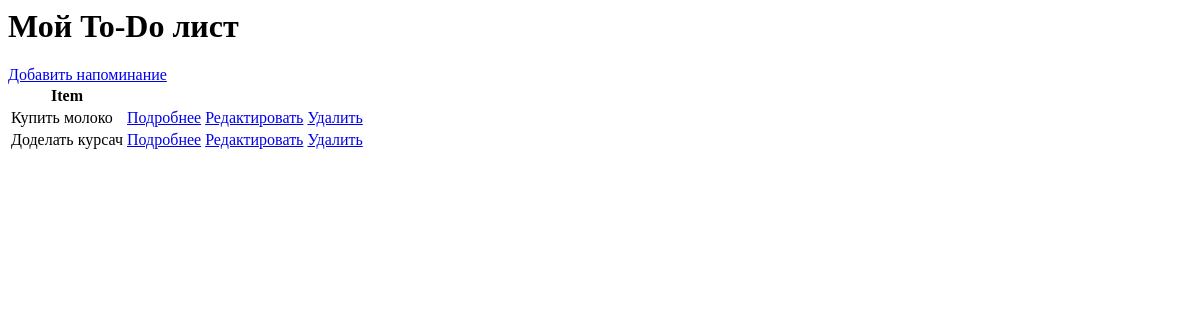
The app's page /, older data.
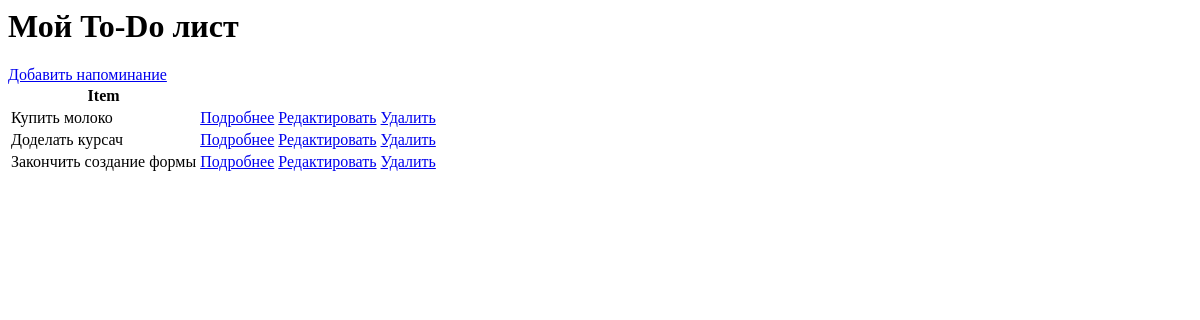
The same page, newer data.
### base/models.py (models this page shows, shortened)
class Task(models.Model):
    user = models.ForeignKey(User, on_delete=models.CASCADE, null=True, blank=True)
    title = models.CharField(max_length=200)
    description = models.TextField(null=True, blank=True)
    complete = models.BooleanField(default=False)
    created = models.DateTimeField(auto_now_add=True)
    class Meta:
        ordering = ['complete']

### base/views.py (the view)
# urls.py: path('', TaskList.as_view(), name='tasks'),
class TaskList(ListView):
    model = Task
    context_object_name = 'tasks'

### base/templates/base/task_list.html
<h1>Мой To-Do лист</h1>
<a href= "{% url 'task-create' %}">Добавить напоминание</a>
<table>
    <tr>
        <th>Item</th>
        <th></th>
    </tr>
    {% for task in tasks %}
    <tr>
        <td>{{task.title}}</td>
        <td><a href="{% url 'task' task.id %}">Подробнее</a></td>
        <td><a href="{% url 'task-update' task.id %}">Редактировать</a></td>
        <td><a href="{% url 'task-delete' task.id %}">Удалить</a></td>
    </tr>
    {% empty %}
        <h3>Список пуст</h3>
    {% endfor %}
</table>

Row changes from the older to the newer data that the page shows:
added Task: title "Закончить создание формы"
